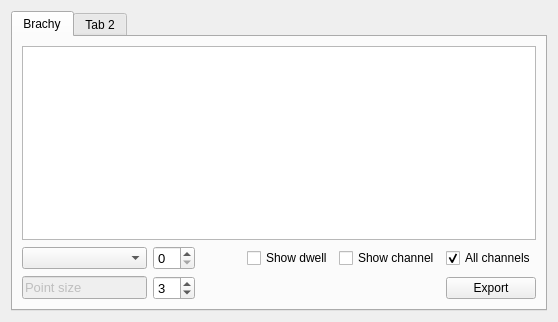
          <widget class="QWidget" name="tab_14">
           <attribute name="title">
            <string>PLAN</string>
           </attribute>
           <layout class="QGridLayout" name="gridLayout_44">
            <item row="0" column="0">
             <widget class="QTabWidget" name="tabWidget_3">
              <widget class="QWidget" name="tab_37">
               <attribute name="title">
                <string>Brachy</string>
               </attribute>
               <layout class="QGridLayout" name="gridLayout_45">
                <item row="2" column="2">
                 <spacer name="horizontalSpacer_46">
                  <property name="orientation">
                   <enum>Qt::Horizontal</enum>
                  </property>
                  <property name="sizeHint" stdset="0">
                   <size>
                    <width>40</width>
                    <height>20</height>
                   </size>
                  </property>
                 </spacer>
                </item>
                <item row="1" column="4">
                 <widget class="QCheckBox" name="display_brachy_channel_overlay">
                  <property name="text">
                   <string>Show channel</string>
                  </property>
                 </widget>
                </item>
                <item row="1" column="5">
                 <widget class="QCheckBox" name="overlay_all_channels">
                  <property name="text">
                   <string>All channels</string>
                  </property>
                  <property name="checked">
                   <bool>true</bool>
                  </property>
                 </widget>
                </item>
                <item row="1" column="3">
                 <widget class="QCheckBox" name="display_dw_overlay">
                  <property name="text">
                   <string>Show dwell</string>
                  </property>
                 </widget>
                </item>
                <item row="2" column="0">
                 <widget class="QLineEdit" name="lineEdit_63">
                  <property name="enabled">
                   <bool>false</bool>
                  </property>
                  <property name="font">
                   <font>
                    <pointsize>10</pointsize>
                   </font>
                  </property>
                  <property name="text">
                   <string>Point size</string>
                  </property>
                 </widget>
                </item>
                <item row="1" column="0">
                 <widget class="QComboBox" name="brachy_combobox_01"/>
                </item>
                <item row="0" column="0" colspan="6">
                 <widget class="QTableWidget" name="brachy_table_01">
                  <property name="font">
                   <font>
                    <pointsize>12</pointsize>
                   </font>
                  </property>
                 </widget>
                </item>
                <item row="2" column="5">
                 <widget class="QPushButton" name="brachy_export_dw_channels_csv">
                  <property name="text">
                   <string>Export</string>
                  </property>
                 </widget>
                </item>
                <item row="1" column="1">
                 <widget class="QSpinBox" name="brachy_spinBox_01">
                  <property name="font">
                   <font>
                    <pointsize>10</pointsize>
                   </font>
                  </property>
                 </widget>
                </item>
                <item row="2" column="3" colspan="2">
                 <spacer name="horizontalSpacer_45">
                  <property name="orientation">
                   <enum>Qt::Horizontal</enum>
                  </property>
                  <property name="sizeHint" stdset="0">
                   <size>
                    <width>40</width>
                    <height>20</height>
                   </size>
                  </property>
                 </spacer>
                </item>
                <item row="2" column="1">
                 <widget class="QSpinBox" name="dw_ch_point_size">
                  <property name="font">
                   <font>
                    <pointsize>10</pointsize>
                   </font>
                  </property>
                  <property name="value">
                   <number>3</number>
                  </property>
                 </widget>
                </item>
               </layout>
              </widget>
              <widget class="QWidget" name="tab_38">
               <attribute name="title">
                <string>Tab 2</string>
               </attribute>
              </widget>
             </widget>
            </item>
           </layout>
          </widget>
